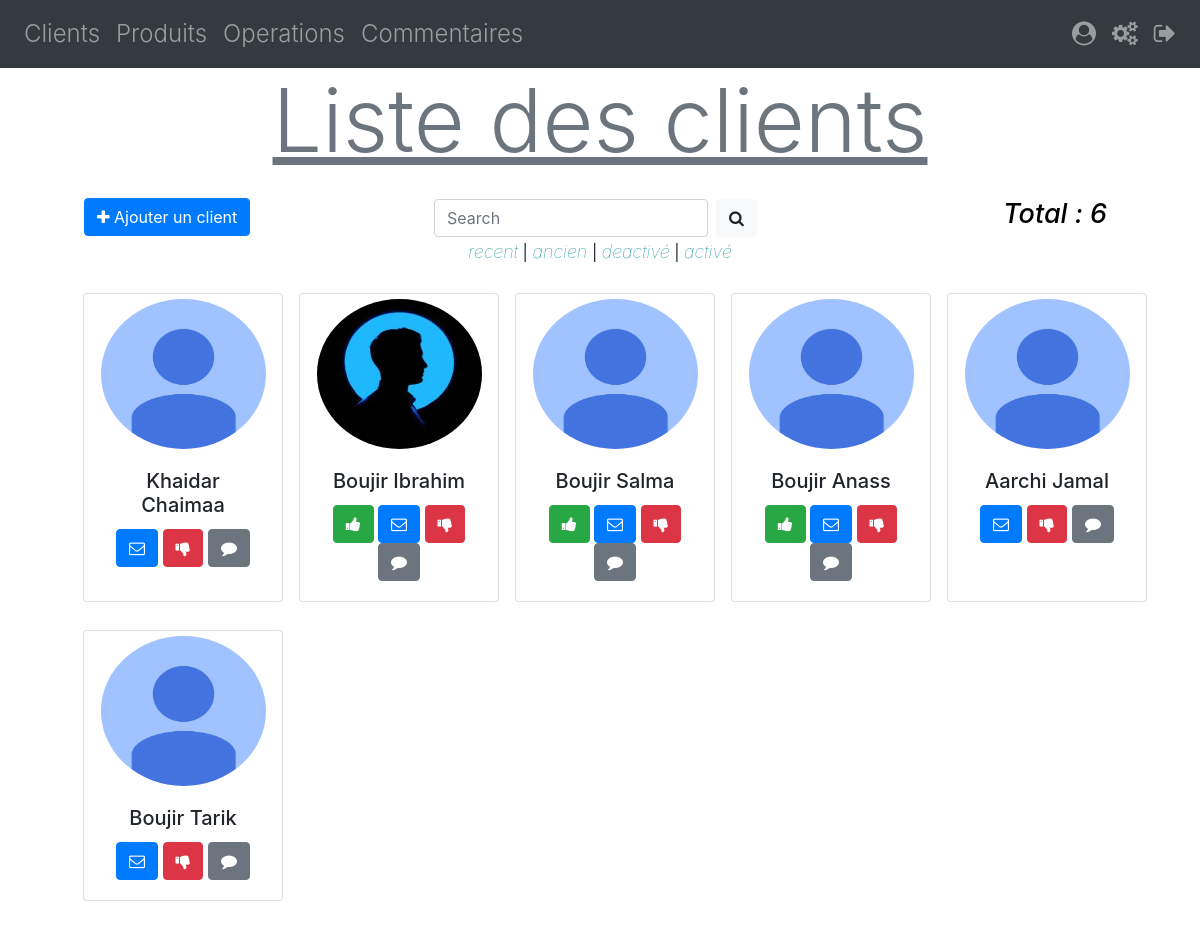
Screenshot of /Administrator/clients.php (signed in) with the database file from the repository.
### tables this page shows
CREATE TABLE `user` (
  `idUser` int(11) NOT NULL,
  `Nom` varchar(25) NOT NULL,
  `Prenom` varchar(25) NOT NULL,
  `Email` varchar(50) NOT NULL,
  `Tel` varchar(10) DEFAULT NULL,
  `Adresse` text NOT NULL,
  `Password` varchar(25) NOT NULL,
  `Avatar` varchar(50) NOT NULL,
  `GroupID` int(1) NOT NULL DEFAULT 0,
  `Activate` int(1) NOT NULL DEFAULT 0,
  `Added` date NOT NULL,
  `Updated` date NOT NULL
);

### Administrator/Include/fct/fonction.php (called while the page is built, shortened)
<?php
    function returnCount($table,$select,$colone,$condition)
    {
        global $cnx;
        $sql    = "SELECT COUNT($select) FROM $table WHERE $colone = $condition ";
        $req    = $cnx->prepare($sql);
        $req->execute();
        $col    = $req->fetchColumn();
        return $col;
    }
    function byOrder($table,$select,$colone,$condition,$order,$type='DESC',$limit=10)
    {
        global $cnx;
        $sql    = "SELECT $select FROM $table WHERE $colone = $condition ORDER BY $order $type LIMIT $limit";
        $req    = $cnx->prepare($sql);
        $req->execute();
        $rows    = $req->fetchAll();
        return $rows;
    }
            ?>

### Administrator/clients.php (the view, shortened to what this page needs)
<?php
    if(!isset($_SESSION['id'])){
        header("Location:login.php");
    }else{
        include 'add.php';
        $direction=isset($_GET['dir'])? $_GET['dir'] :'';
        if($direction == 'activate'){
            $userid=isset($_GET['id']) && is_numeric($_GET['id']) ? intval($_GET['id']) : 0;
            $sql='UPDATE user SET Activate = 1, updated = ? WHERE idUser = ?';
            $req=$cnx->prepare($sql);
            $req->execute(array(date("Y-m-d H:i:s"),$userid));
            header('Refresh:0,url=clients.php');
            exit();
        }
        elseif($direction == ''){
?>
    <h1 class="display-2 admin-title text-center text-secondary">Liste des clients</h1>
    <div class="container">
<div class="row ml-4 mt-4">
    <div class="col md-4 ">
        <a role="button" href="?dir=add" class="btn btn-primary">
            <i class="fa fa-plus" aria-hidden="true"></i> Ajouter un client
        </a>
    </div>
    <form class="form-inline" action="<?php echo $_SERVER['PHP_SELF']?>" method="POST">
        <input class="form-control mr-sm-2" type="text" placeholder="Search" name="search">
        <button class="btn btn-light" type="submit"><i class="fa fa-search"></i></button>
    </form>
    <div class="col md-4 mr-5">
        <h4 class="text-right admin-count">Total :
<?php
    $rows   = byOrder('user','*','GroupID','0','idUser');
    $col    = returnCount('user','*','GroupID','0');
    $show   = isset($_GET['show'])? $_GET['show'] :'';
        echo $col;
?>      </h4>
    </div>
</div>
<div class="col md-4 mr-5">
        <div class="col-md-12 text-center show-option">
            <a href="?show=rec" class="<?php if($show == 'rec'){echo 'active';} ?>">recent</a> |
            <a href="?show=old" class="<?php if($show == 'old'){echo 'active';} ?>">ancien</a> |
            <a href="?show=des" class="<?php if($show == 'des'){echo 'active';} ?>">deactivé</a> |
            <a href="?show=act" class="<?php if($show == 'act'){echo 'active';} ?>">activé</a>
        </div>
</div>
<?php
        if($rows){
            echo '<div class="mt-4 row container row-cols-2 ml-2 mr-1 row-cols-md-5">';
            foreach($rows as $row){
?>
        <div class="col mt-1 mb-4"><div class="card h-100 info-admin">
            <img src="../Upload/avatar/<?php  if(!empty($row['Avatar'])){echo $row['Avatar'];}else{echo "unknow.jpg";} ?>" class="card-img-top" alt="Profile pictur" id="profile-img">
            <div class="card-body text-center">
                <h5 class="card-title"><?php echo $row['Nom']." ".$row['Prenom'];?></h5>
                <?php if($row['Activate']==0){
                echo  ' <a role="button" id="activate" href="?dir=activate&id='.$row["idUser"].'" class="btn btn-success">
                                <i class="fa fa-thumbs-up" aria-hidden="true"></i>
                        </a>';
                } ?>
                <a role="button" href="mailto:<?php echo $row['Email'];?>" class="btn btn-primary">
                    <i class="fa fa-envelope-o" aria-hidden="true"></i>
                </a>
                <a role="button" id="delete" href="?dir=delete&id=<?php echo $row['idUser'];?>" class="btn btn-danger">
                    <i class="fa fa-thumbs-down" aria-hidden="true"></i>
                </a>
                <a role="button" id="delete" href="?dir=cmt&id=<?php echo $row['idUser'];?>" class="btn btn-secondary">
                    <i class="fa fa-comment" aria-hidden="true"></i>
                </a>
            </div>
        </div></div>
<?php
            }
            echo '</div></div>';
        }
        }else{
            echo '<div class="container"><div class="alert mt-5 alert-danger" role="alert">
                    Url non-valid!
                 </div></div>';
        }
        include "Include/template/footer.php";
    }
?>

### Administrator/Include/template/header.php (shortened to what this page needs)
<!DOCTYPE html>
<html lang="en">
<head>
    <link rel="stylesheet" type="text/css" href="Design/css/bootstrap.css">
    <link rel="stylesheet" type="text/css" href="Design/css/bootstrap.min.css">
    <link rel="stylesheet" type="text/css" href="Design/css/font-awesome.min.css">
    <link rel="stylesheet" type="text/css" href="Design/css/back.css">
</head>
<body>

### Administrator/add.php
<?php
    include "connexion.php";
    include "Include/fct/fonction.php";
    include "Include/template/header.php";
    if(!isset($navbar)){
        include "Include/template/navbar.php";
    }

### Administrator/Include/template/navbar.php
<nav class="navbar navbar-expand-lg  navbar-dark bg-dark">
  <div class="collapse navbar-collapse" id="navbarNavDropdown">
    <ul class="navbar-nav">
      <li class="nav-item">
        <a class="nav-link" href="clients.php">Clients</a>
      </li>
      <li class="nav-item">
        <a class="nav-link" href="operations.php">Produits</a>
      </li>
      <li class="nav-item">
        <a class="nav-link" href="state.php">Operations</a>
      </li>
      <li class="nav-item">
        <a class="nav-link" href="cmt.php">Commentaires</a>
      </li>
    </ul>
  </div>
  <ul class="nav navbar-nav justify-content-end">
        <li class="nav-item">
            <a class="nav-link" href="profile.php"><i class="fa fa-user-circle" aria-hidden="true"></i></a>
        </li>
        <li class="nav-item">
            <a class="nav-link" href="profile.php?dir=setting&id=<?php echo $_SESSION['id']?>"><i class="fa fa-cogs" aria-hidden="true"></i></a>
        </li>
        <li class="nav-item">
            <a class="nav-link" href="logout.php"><i class="fa fa-sign-out" aria-hidden="true"></i></a>
        </li>
    </ul>
</nav>

### Administrator/Include/template/footer.php (shortened to what this page needs)
</body>
</html>

### Administrator/Design/css/back.css (style rules this page uses)
li.nav-item { font-size: x-large; font-weight: 300; }
#profile-img { height: 300px; width: 300px; border-radius: 50%; margin: auto; }
.admin-title { text-decoration: underline; }
.admin-count { font-size: 27px; color: black; font-style: oblique; }
#profile-img { height: 150px; width: 165px; border-radius: 50%; margin: auto; margin-top: 5px; }
.info-admin { position: relative; height: max-content; width: 200px; }
.show-option a { font-size: large; font-style: italic; color: darkcyan; font-weight: lighter; text-decoration: none; }

### rows the page displays
user: Nom "Khaidar", Prenom "Chaimaa"
user: Avatar (picture), Nom "Boujir", Prenom "Ibrahim"
user: Nom "Boujir", Prenom "Salma"
user: Nom "Boujir", Prenom "Anass"
user: Nom "Aarchi", Prenom "Jamal"
user: Nom "Boujir", Prenom "Tarik"

### other values shown
$col "6"
